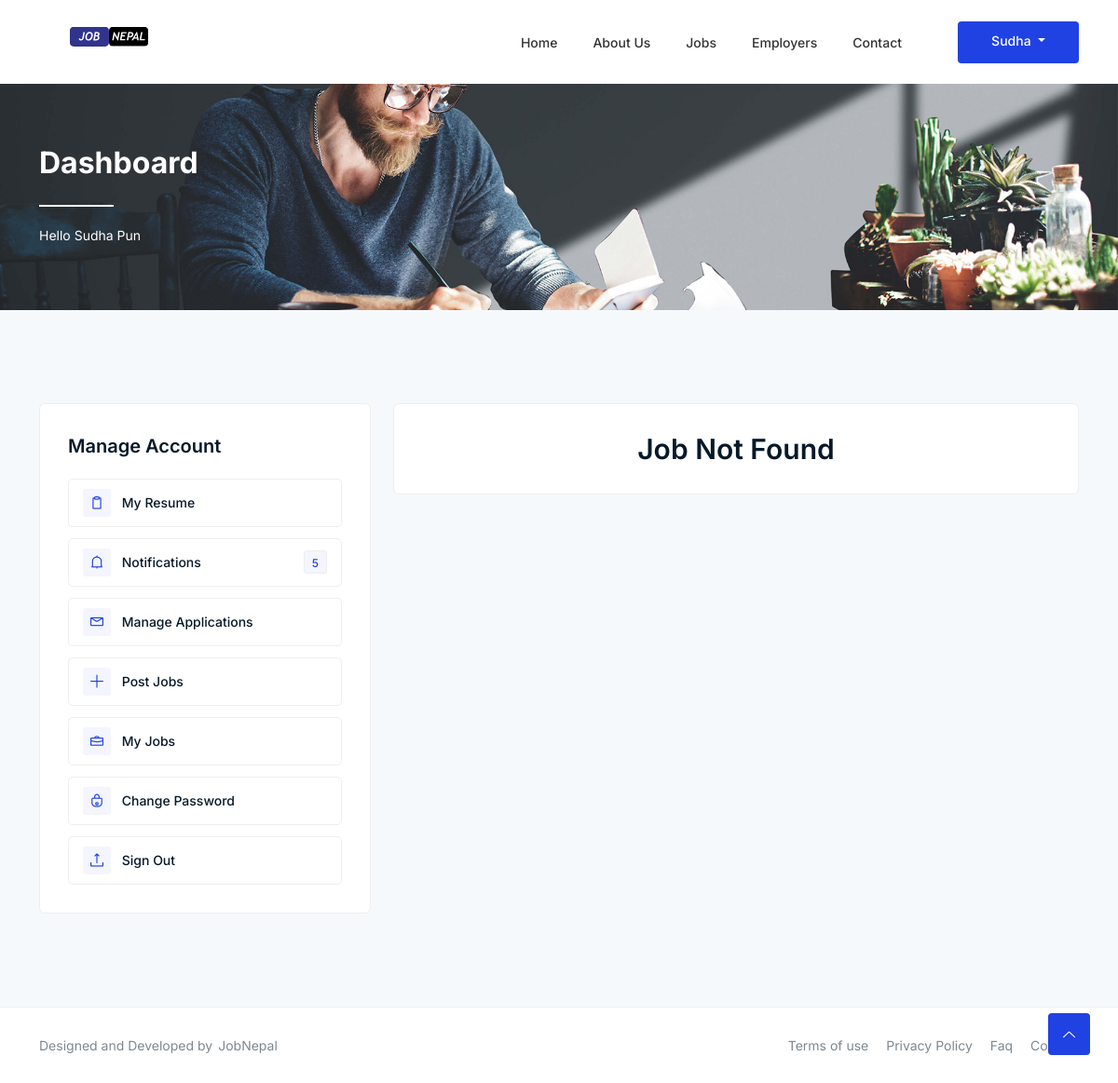
The page /jobs/my-job/ (signed in) on the database as committed earlier.
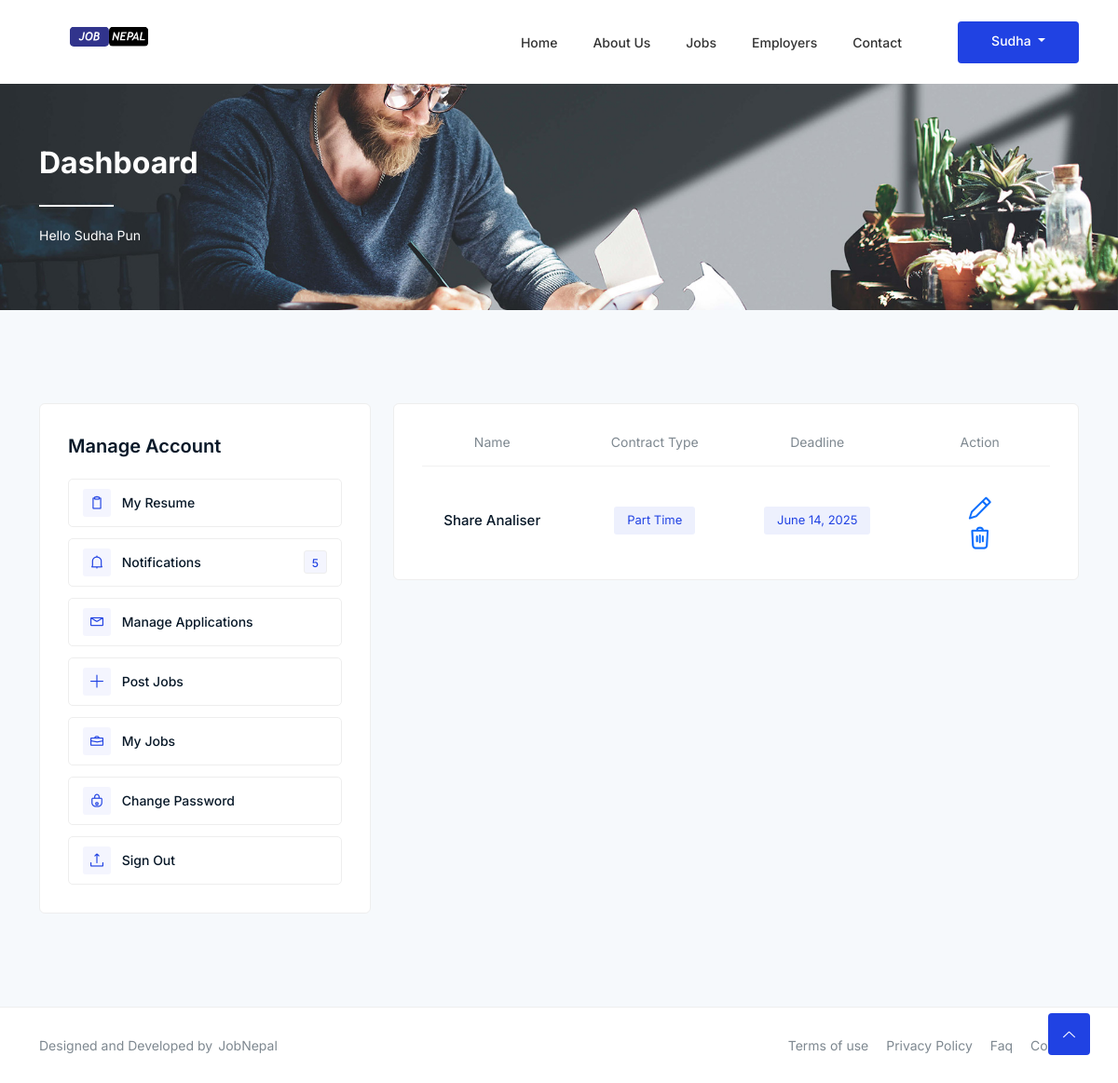
The same page on the database as committed later.
### job/models.py (models this page shows, shortened)
class Job(models.Model):
    user = models.ForeignKey(Account, on_delete=models.CASCADE)
    job_title = models.CharField(max_length=255)
    job_slug = models.SlugField(max_length=100, unique=True)
    job_type = models.ForeignKey(JobType, on_delete=models.SET_NULL, null=True)
    category = models.ForeignKey(Category, on_delete=models.SET_NULL, null=True)
    application_deadline = models.DateField(null=True)
    salary = models.CharField(max_length=100, blank=True)
    job_description = models.TextField()
    job_requirements = models.TextField()
    company_name = models.CharField(max_length=255)
    company_website = models.CharField(max_length=255)
    company_location = models.CharField(max_length=255)
    is_featured = models.BooleanField(default=False)
    job_post_date = models.DateTimeField(null=True)

### jobType/models.py (models this page shows)
class JobType(models.Model):
    job_type_name = models.CharField(max_length=50, unique=True)
    slug          = models.SlugField(max_length=100, unique=True)
    is_active     = models.BooleanField(default=False)
    def __str__(self):
        return self.job_type_name

### job/views.py (the view)
# urls.py: path('my-job/', views.myJob, name='myjob'),
def myJob(request):
    user = request.user
    jobs = Job.objects.filter(user=user)
    context = {
        'my_job': jobs,
        'page_title': 'Save Job'
    }
    return render(request,'job/manage-job.html',context)

### accounts/models.py (called while the page is built)
    def full_name(self):
        return f'{self.first_name} {self.last_name}'

### category/context_processors.py (called while the page is built)
def categories_links(request):
    category_links = Category.objects.all()
    return dict(category_links=category_links)

### jobType/context_processors.py (called while the page is built)
def job_type_links(request):
    job_type_links = JobType.objects.all()
    return dict(job_type_links=job_type_links)

### templates/job/manage-job.html (shortened to what this page needs)
{% extends "layouts/base.html" %}
{% load static %}
{% block content %}
 <div class="breadcrumbs">
        <div class="container">
            <div class="row">
                <div class="col-12">
                    <div class="breadcrumbs-content">
                        <h1 class="page-title">Dashboard</h1>
                        <p>Hello {{ user.full_name }}</p>
                    </div>
                </div>
            </div>
        </div>
    </div>
      <div class="manage-jobs section">
        <div class="container">
            <div class="alerts-inner">
                <div class="row">
                 {% include "layouts/sidebars.html" %}
                    <div class="col-lg-8 col-12">
                        <div class="job-items">
                            {% if my_job %}
                            <div class="manage-list">
                                <div class="row">
                                    <div class="col-lg-3 col-md-3 col-12 text-center">
                                        <p>Name</p>
                                    </div>
                                    <div class="col-lg-3 col-md-3 col-12 text-center">
                                        <p>Contract Type</p>
                                    </div>
                                    <div class="col-lg-3 col-md-3 col-12 text-center">
                                        <p>Deadline</p>
                                    </div>
                                    <div class="col-lg-3 col-md-3 col-12 text-center">
                                        <p>Action</p>
                                    </div>
                                </div>
                            </div>
                            {% for job in my_job %}
                            <div class="manage-content">
                                <div class="row align-items-center justify-content-center">
                                    <div class="col-lg-3 col-md-3 col-12 text-center">
                                        <h3>{{ job.job_title }}</h3>
                                    </div>
                                    <div class="col-lg-3 col-md-3 col-12 text-center">
                                        <p><span class="time">{{ job.job_type }}</span></p>
                                    </div>
                                    <div class="col-lg-3 col-md-3 col-12 text-center">
                                        <p><span class="time">{{ job.application_deadline }}</span></p>
                                    </div>
                                    <div class="col-lg-3 col-md-3 col-12 text-center">
                                        <a href="{% url 'editJob' job.id %}"><i class=" btn- lni lni-pencil m-2" style="font-size: 24px;"></i></a>
                                        {% if request.user == job.user or request.user.is_superuser %}
                                                <form action="{% url 'deleteJob' job.id %}" method="post" onsubmit="return confirm('Are you sure you want to delete this job?');">
                                                     <a href="{% url 'deleteJob' job.id %}" onsubmit="return confirm('Are you sure you want to delete this job?');"><i class="btn- lni lni-trash" type="submit" style="font-size: 24px;"></i></a>
                                                    </form>
                                                    {% endif %}
                                    </div>
                                </div>
                            </div>
                            {% endfor %}
                            {% else %}
                            <div class="row align-items-center justify-content-center">
                                    <div class="col-lg-12 col-md-12 col-12 text-center">
                                        <h3>Job Not Found</h3>
                                    </div>
                                    </div>
                            {% endif %}
                        </div>
                    </div>
                </div>
            </div>
        </div>
    </div>
{% endblock %}

Rows that differ between the two databases and show on the page:
added Job: job_title "Share Analiser", job_type "Part Time", application_deadline "June 14, 2025"
Other text that changed with them:
text no longer shown: "Job Not Found"
text now shown: "Name Contract Type Deadline Action"
